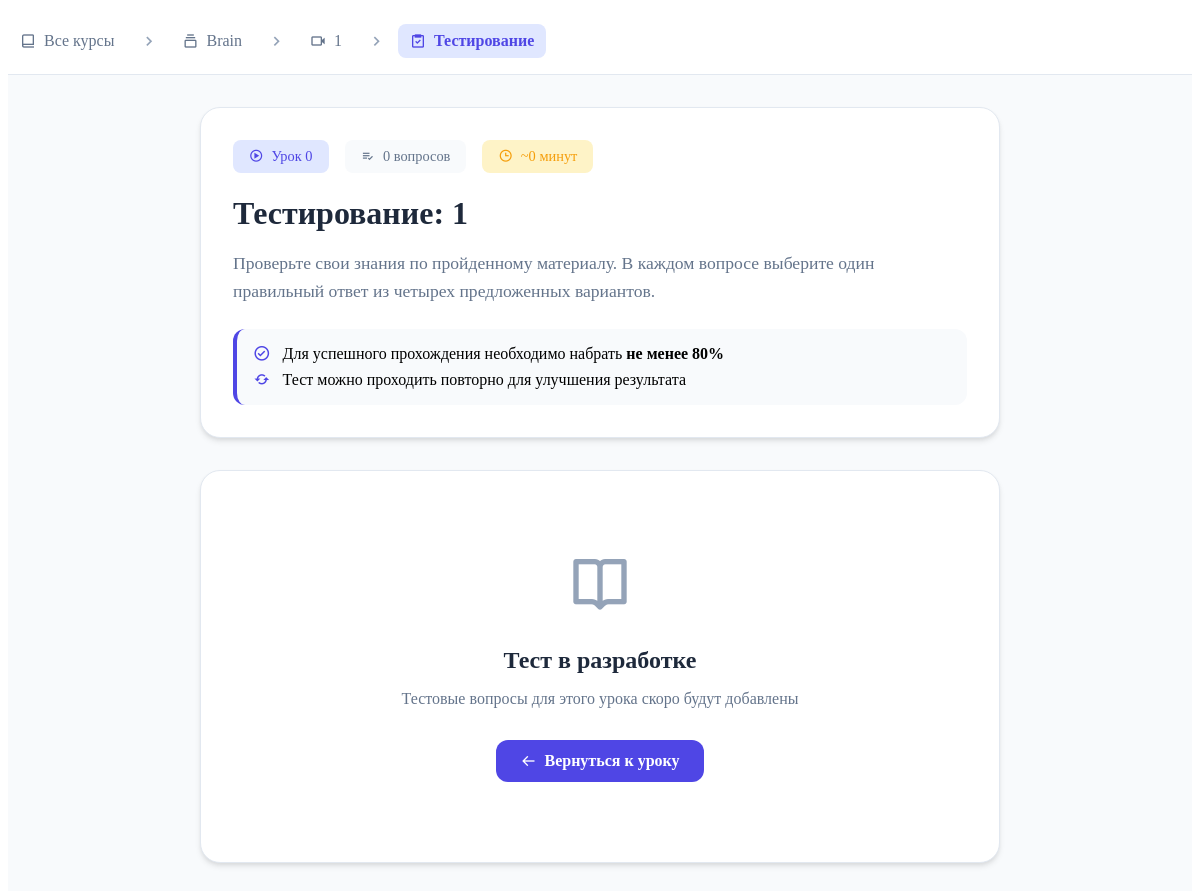
Page /lesson/2/test/ (signed in) on the earlier database version.
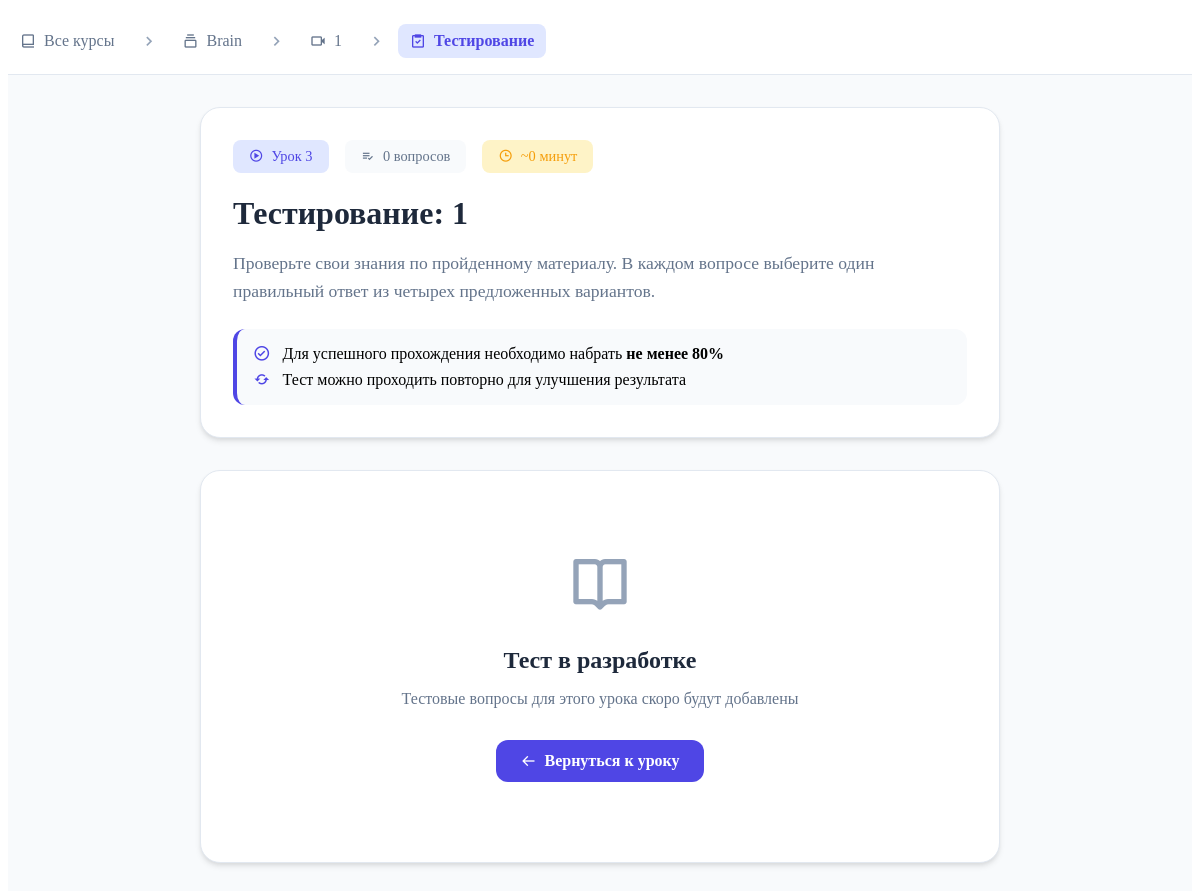
Same page on the later database version.
### app/models.py (models this page shows, shortened)
class Lesson(models.Model):
    course = models.ForeignKey(Course, on_delete=models.CASCADE, related_name='lessons')
    title = models.CharField(max_length=200)
    order = models.PositiveIntegerField(default=0, help_text="Порядок урока внутри курса")
    video_url = models.URLField(help_text="Ссылка на YouTube видео", blank=True)
    duration = models.CharField(max_length=50, blank=True, help_text="Например: 15 минут")
    description = models.TextField(blank=True)
    text_content = models.TextField(
        blank=True,
        null=True,
        help_text="Конспект урока: можно вставлять HTML"
    )
    class Meta:
        ordering = ['order']
        unique_together = (('course', 'order'),)  # не обязательно, но полезно

class Course(models.Model):
    title = models.CharField(max_length=200)
    description = models.TextField()
    image = models.ImageField(upload_to='course_images/')
    duration = models.CharField(max_length=100, help_text="Например: 2 месяца")
    created_at = models.DateTimeField(auto_now_add=True)
    is_active = models.BooleanField(default=True)

### app/views.py (the view)
# urls.py: path('lesson/<int:lesson_id>/test/', views.lesson_test, name='lesson_test'),
@login_required
def lesson_test(request, lesson_id):
    lesson = get_object_or_404(Lesson, id=lesson_id)
    questions = lesson.questions.all().prefetch_related('answers')
    completed_test = None
    if request.user.is_authenticated:
        completed_test = TestResult.objects.filter(
            user=request.user,
            lesson=lesson
        ).first()
    context = {
        'lesson': lesson,
        'questions': questions,
        'completed_test': completed_test,
    }
    return render(request, 'courses/lesson_test.html', context)

### app/templates/courses/lesson_test.html (shortened to what the changed rows need)
{% load custom_filters %}
{% block content %}
<div class="test-container">
    <div class="test-navigation">
        <div class="container">
            <nav class="breadcrumb-nav">
                <a href="{% url 'courses:course_list' %}" class="breadcrumb-link">
                    <i class='bx bx-book-alt'></i>
                    Все курсы
                </a>
                <i class='bx bx-chevron-right breadcrumb-divider'></i>
                <a href="{% url 'courses:course_detail' lesson.course.id %}" class="breadcrumb-link">
                    <i class='bx bx-collection'></i>
                    {{ lesson.course.title }}
                </a>
                <i class='bx bx-chevron-right breadcrumb-divider'></i>
                <a href="{% url 'courses:lesson_detail' lesson.id %}" class="breadcrumb-link">
                    <i class='bx bx-video'></i>
                    {{ lesson.title }}
                </a>
                <i class='bx bx-chevron-right breadcrumb-divider'></i>
                <span class="breadcrumb-current">
                    <i class='bx bx-task'></i>
                    Тестирование
                </span>
            </nav>
        </div>
    </div>
    <div class="container">
        <div class="test-layout">
            <div class="test-header-section">
                <div class="test-header">
                    <div class="test-meta">
                        <div class="lesson-badge">
                            <i class='bx bx-play-circle'></i>
                            Урок {{ lesson.order }}
                        </div>
                        <div class="questions-badge">
                            <i class='bx bx-list-check'></i>
                            {{ questions|length }} вопросов
                        </div>
                        <div class="time-badge">
                            <i class='bx bx-time'></i>
                            ~{{ questions|length }} минут
                        </div>
                    </div>
                    <h1 class="test-title">Тестирование: {{ lesson.title }}</h1>
                    <p class="test-description">
                        Проверьте свои знания по пройденному материалу. В каждом вопросе выберите один правильный ответ из четырех предложенных вариантов.
                    </p>
                    <div class="test-rules">
                        <div class="rule-item">
                        </div>
                        <div class="rule-item">
                        </div>
                    </div>
                </div>
            </div>
        </div>
    </div>
</div>
{% endblock %}
{% block extra_css %}
<link href="https://unpkg.com/boxicons@2.1.4/css/boxicons.min.css" rel="stylesheet">
{% endblock %}

Differences in the rows shown:
changed Lesson "Brain": order "0" → "3"
